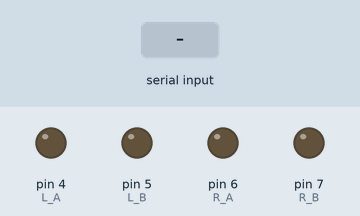
A sketch run on a simulated Arduino Uno, built with avr-gcc and run on an emulated ATmega328P. Shown: output pins drawn as LEDs (lit = HIGH). The test bench sets the inputs (shaded band).

Above: at 1.2 s.
1.3 s: "1" received over Serial
At 2.2 s:
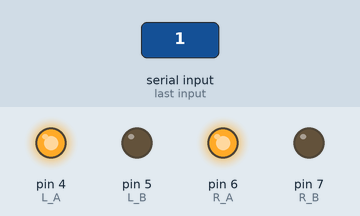
2.8 s: byte 51 (LEFT) received over Serial
At 3.4 s:
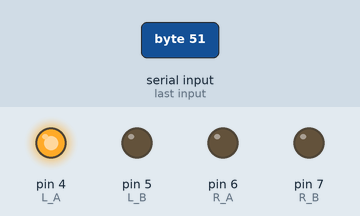
4.3 s: byte 52 (RIGHT) received over Serial
At 5.5 s:
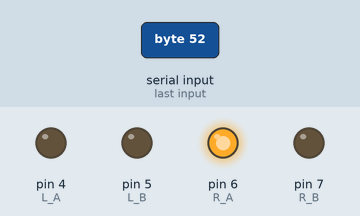
5.8 s: "2" received over Serial
At 6.9 s:
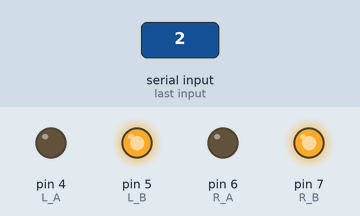
7.3 s: "0" received over Serial
At 8.0 s:
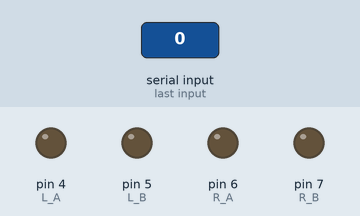
Timing chart, 0 to 9.8 s (numbered marks = the images above; inputs shaded):
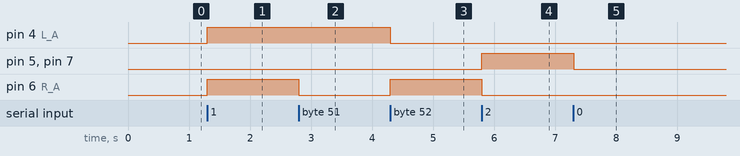

Measured:
- after the input at 1.3 s, pin 4 (L_A), pin 6 (R_A): LOW → HIGH at once
- after the input at 2.8 s, pin 6 (R_A): HIGH → LOW at once
- after the input at 4.3 s, pin 4 (L_A): HIGH → LOW at once; pin 6 (R_A): LOW → HIGH at once
- after the input at 5.8 s, pin 5 (L_B), pin 7 (R_B): LOW → HIGH at once; pin 6 (R_A): HIGH → LOW at once
- after the input at 7.3 s, pin 5 (L_B), pin 7 (R_B): HIGH → LOW at once

The sketch:

lanya.ino
```cpp
int L_A = 4;
int L_B = 5;
int R_A = 6;
int R_B = 7;

#define LEFT '3' //左转编码
#define RIGHT '4'//右转编码
#define GO '1'//前进编码
#define BACK '2'//后退编码
#define STOP '0'//停止编码

char left_code = '1';


void Go_run()
{
  digitalWrite(L_A,HIGH);
  digitalWrite(L_B,LOW);
  digitalWrite(R_A,HIGH);
  digitalWrite(R_B,LOW);
}


void Go_back()
{
  digitalWrite(L_A,LOW);
  digitalWrite(L_B,HIGH);
  digitalWrite(R_A,LOW);
  digitalWrite(R_B,HIGH);
  delay(80);
}

void left()
{
  digitalWrite(L_A,HIGH);
  digitalWrite(L_B,LOW);
  digitalWrite(R_A,LOW);
  digitalWrite(R_B,LOW);
  delay(550);
}

void right()
{
  digitalWrite(L_A,LOW);
  digitalWrite(L_B,LOW);
  digitalWrite(R_A,HIGH);
  digitalWrite(R_B,LOW);
  delay(550);
}

void stop()
{
  digitalWrite(L_A,LOW);
  digitalWrite(L_B,LOW);
  digitalWrite(R_A,LOW);
  digitalWrite(R_B,LOW);

}

void initCar(){
  //默认全是低电平 停止状态
  digitalWrite(L_A,LOW);
  digitalWrite(L_B,LOW);
  digitalWrite(R_A,LOW);
  digitalWrite(R_B,LOW);
}

void setup()
{
   pinMode(4, OUTPUT);
   pinMode(5, OUTPUT);
   pinMode(6, OUTPUT);
   pinMode(7, OUTPUT);
   Serial.begin(9600);
   initCar();
}


void loop() {
  // put your main code here, to run repeatedly:
  if(Serial.available()>0){
      char ch = Serial.read();
      if(ch == GO){
         //前进
         Go_run();
      }else if(ch == BACK){
         //后退
         Go_back();
      }else if(ch == LEFT){
         //左转
         left();
      }else if(ch == RIGHT){
        //右转
        right();
      }else if(ch=='0'){
        //停车
        stop();
      }
    }
}
```
